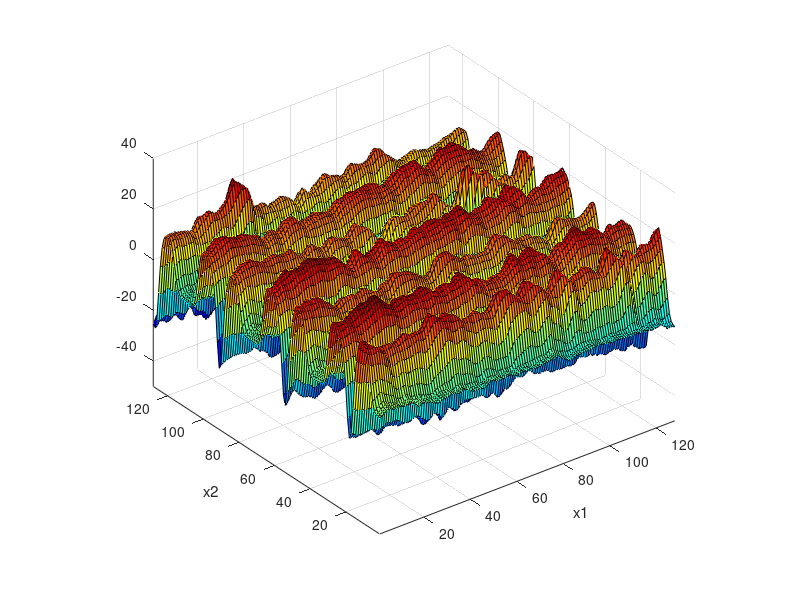
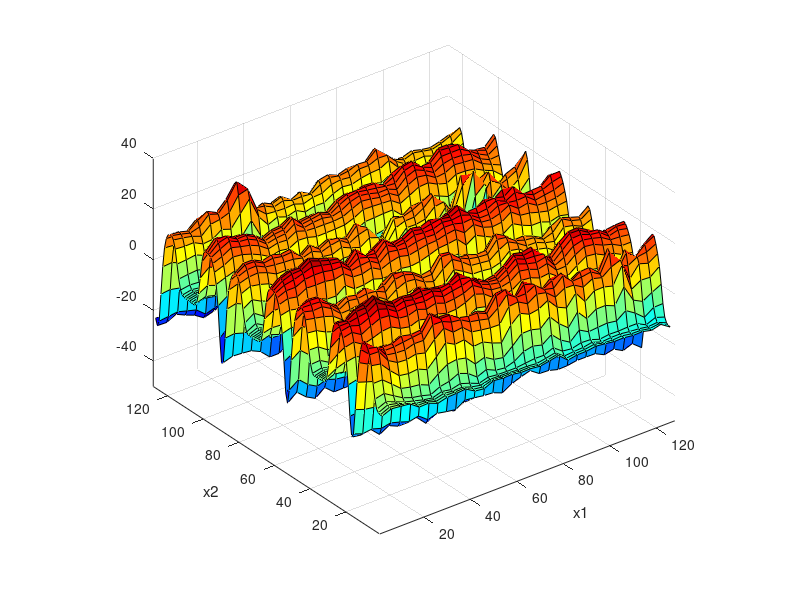

Reproduce these figures in MATLAB, in order. (Note: this script raises an error after producing the figures.)
% isotropic/unisotropic undersampling
% combine delaunayTriangulation interpolation and GPR
% zhouweiyan 20180926
% done
clear
close all
clc
% opt='GP';
opt='DT';
load array2.mat
figure
surf(array);colormap(jet)
% view([0 -90])
axis equal
xlim([1,128]);ylim([1,128]);zlim([-50,40]);
xlabel('x1');ylabel('x2');view(3)
%% data preparation
% train set
x1_train=2:4:128; x2_train=1:1:128;
[X1_train,X2_train]=meshgrid(x1_train,x2_train);
X_train=[X1_train(:),X2_train(:)];
y_train=array(x2_train,x1_train);
y_train=y_train(:);
figure
surf(X1_train,X2_train,reshape(y_train,length(x2_train),length(x1_train)));colormap(jet)
axis equal
xlim([1,128]);ylim([1,128]);zlim([-50,40]);
xlabel('x1');ylabel('x2');view(3)

% test set
x1_test=min(x1_train):max(x1_train);x2_test=min(x2_train):max(x2_train);
[X1_test,X2_test]=meshgrid(x1_test,x2_test);
X_test=[X1_test(:),X2_test(:)];
y_test_ideal=array(x2_test,x1_test);
%% GP regression/DT linear interplotation
switch opt
    case 'GP'
        meanfunc=[];hyp.mean=[];
        mask = [0,1];
        cgi = {'covSEiso'};
        cma = {'covMask',{mask,cgi{:}}}; hypma = log([1.5;15]);%log([ell;sf]);
        covfunc1={'covSum',{cma,'covSEiso'}};hyp1.cov=[hypma;log([2;3])];%relative good
        covfunc2={'covMaternard',1};hyp2.cov=log([1;1;4]);
        covfunc={'covSum',{covfunc1,covfunc2}};hyp.cov=[hyp1.cov;hyp2.cov];
        
        likfunc='likGauss';hyp.lik=log(10);    % log(sn)
        hyp=minimize(hyp,@gp,-80,@infGaussLik,meanfunc,covfunc,likfunc,X_train,y_train);
        [m,s2]=gp(hyp,@infGaussLik,meanfunc,covfunc,likfunc,X_train,y_train,X_test);
    case 'DT'
        P=X_train;
        DT=delaunayTriangulation(P);
        % triplot(DT)
        V=y_train;
        Pq=X_test;
        
        [ti,bc]=pointLocation(DT,Pq);
        triVals=V(DT(ti,:));
        Vq=dot(bc',triVals')';
        m=Vq;
end
%%
figure
surf(X1_test,X2_test,reshape(m,length(x2_test),length(x1_test)),'FaceLighting','phong')
colormap(jet)
axis equal
xlim([min(x1_train),max(x1_train)]);ylim([min(x2_train),max(x2_train)]);zlim([-50,40]);
xlabel('x_1/\mum');ylabel('x_2/\mum');zlabel('y/nm');
% view(3)
view(-45,50)
x_label=cell(1,length(0:32:128));
for i=1:length(0:32:128)
    x_label{i}=32*(i-1)/128*2;
end
set(gca,'xtick',0:32:128);
set(gca,'xticklabel',x_label);
set(gca,'ytick',0:32:128);
set(gca,'yticklabel',x_label);
tightfig
set_fig_units_cm(10,10)
%% Error analysis
range=max(array(:))-min(array(:));
% NRMSD=sqrt(sum(m-y_test_ideal(:)).^2)/range
% max(m-y_test_ideal(:))

m_a=reshape(m,length(x2_test),length(x1_test));

NRMSD=sqrt(sum((m_a(:)-y_test_ideal(:)).^2))/range
max(abs(m_a(:)-y_test_ideal(:)))
PSNR=max(y_test_ideal(:))*sqrt(length(x1_test)*length(x2_test))/sqrt(sum((m_a(:)-y_test_ideal(:)).^2))
PSNR=20*log(PSNR)/log(10)
%%
figure
surf(y_test_ideal-m_a,'EdgeColor','none','LineStyle','none','FaceLighting','phong');   % surf(y_test_ideal_a-m_a,'FaceAlpha',0.1); 
zlim([-50,40]);
axis equal
colormap(jet)
view([-90 90])
axis tight
xlabel('x_1/\mum');ylabel('x_2/\mum');
x_label=cell(1,length(0:32:128));
y_label=cell(1,length(0:32:128));
for i=1:length(0:32:128)
    x_label{i}=32*(i-1)/128*2;
end
for i=1:length(0:32:128)
    y_label{length(0:32:128)+1-i}=32*(i-1)/128*2;
end
set(gca,'xtick',0:32:128);
set(gca,'xticklabel',x_label);
set(gca,'ytick',0:32:128);
set(gca,'yticklabel',y_label);
% tightfig

% caxis([-10,10])
caxis([-5,5])
colorbar('eastoutside')
% set(gca,'CLim',[-10,10])